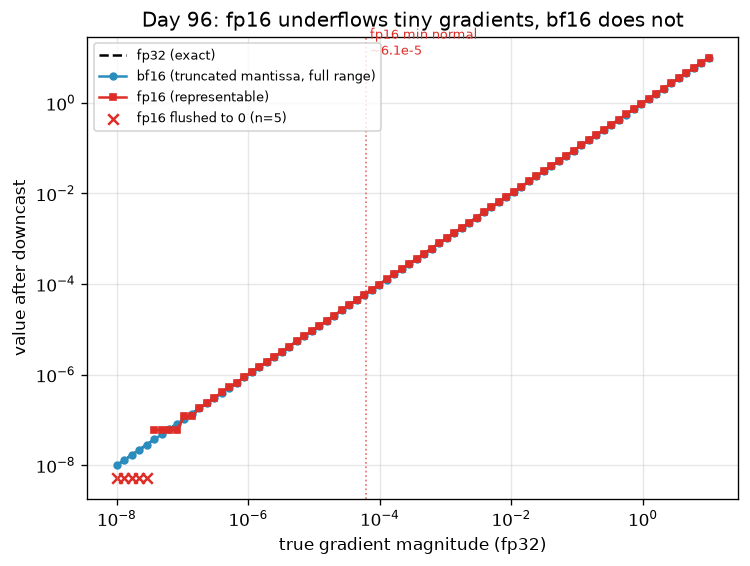

This chart was generated by the following Python code:
"""
Day 96 -- Mixed precision (fp16/bf16)

Simulates a wide dynamic range of gradient magnitudes (as seen deep in a
real network) and shows what happens when each value is rounded down into
fp16 vs bf16. fp16 has a narrow exponent range -> tiny gradients underflow
to exactly zero. bf16 keeps fp32's exponent range -> nothing flushes to
zero, it just loses mantissa precision (visible as banding/noise on the
log-log line).
"""
import numpy as np
import matplotlib.pyplot as plt

np.random.seed(42)

# Synthetic gradient magnitudes spanning a realistic dynamic range:
# from tiny (deep layers, late training) up to O(1) (early layers).
true_grad = np.logspace(-8, 1, 80).astype(np.float32)  # fp32 "ground truth"


def to_fp16(x):
    # Real fp16 downcast: narrow 5-bit exponent -> values below ~6e-8
    # (smallest subnormal) hard-flush to zero.
    return x.astype(np.float16).astype(np.float32)


def to_bf16(x):
    # bf16 = fp32's 8-bit exponent + only 7 mantissa bits.
    # Simulate by truncating the low 16 bits of the fp32 bit pattern.
    bits = x.view(np.uint32)
    bits = bits & np.uint32(0xFFFF0000)  # in-place mantissa truncation, no C++ equivalent bit-hack needed here
    return bits.view(np.float32)


fp16_grad = to_fp16(true_grad)
bf16_grad = to_bf16(true_grad)

fp16_flushed = fp16_grad == 0.0
n_flushed = int(fp16_flushed.sum())

fig, ax = plt.subplots(figsize=(7, 5))
ax.loglog(true_grad, true_grad, "k--", lw=1.5, label="fp32 (exact)")
ax.loglog(true_grad, bf16_grad, "o-", color="#2b8cbe", ms=4, label="bf16 (truncated mantissa, full range)")

# fp16 hits exact zero for small magnitudes -> can't plot on log scale,
# so mark those points explicitly at the bottom of the axis instead.
ax.loglog(true_grad[~fp16_flushed], fp16_grad[~fp16_flushed], "s-", color="#de2d26", ms=4, label="fp16 (representable)")
if n_flushed:
    ymin = ax.get_ylim()[0]
    ax.scatter(true_grad[fp16_flushed], np.full(n_flushed, ymin * 1.5),
               marker="x", color="#de2d26", s=40, label=f"fp16 flushed to 0 (n={n_flushed})")

ax.axvline(6.1e-5, color="#de2d26", ls=":", lw=1, alpha=0.7)
ax.text(6.1e-5, ax.get_ylim()[1] * 0.4, " fp16 min normal\n ~6.1e-5", fontsize=8, color="#de2d26")

ax.set_xlabel("true gradient magnitude (fp32)")
ax.set_ylabel("value after downcast")
ax.set_title("Day 96: fp16 underflows tiny gradients, bf16 does not")
ax.legend(fontsize=8, loc="upper left")
ax.grid(True, which="both", alpha=0.3)

plt.savefig("graph_DAY_96.png", dpi=120, bbox_inches="tight")
print(f"fp16 flushed {n_flushed}/{len(true_grad)} gradients to exact zero; bf16 flushed 0.")
